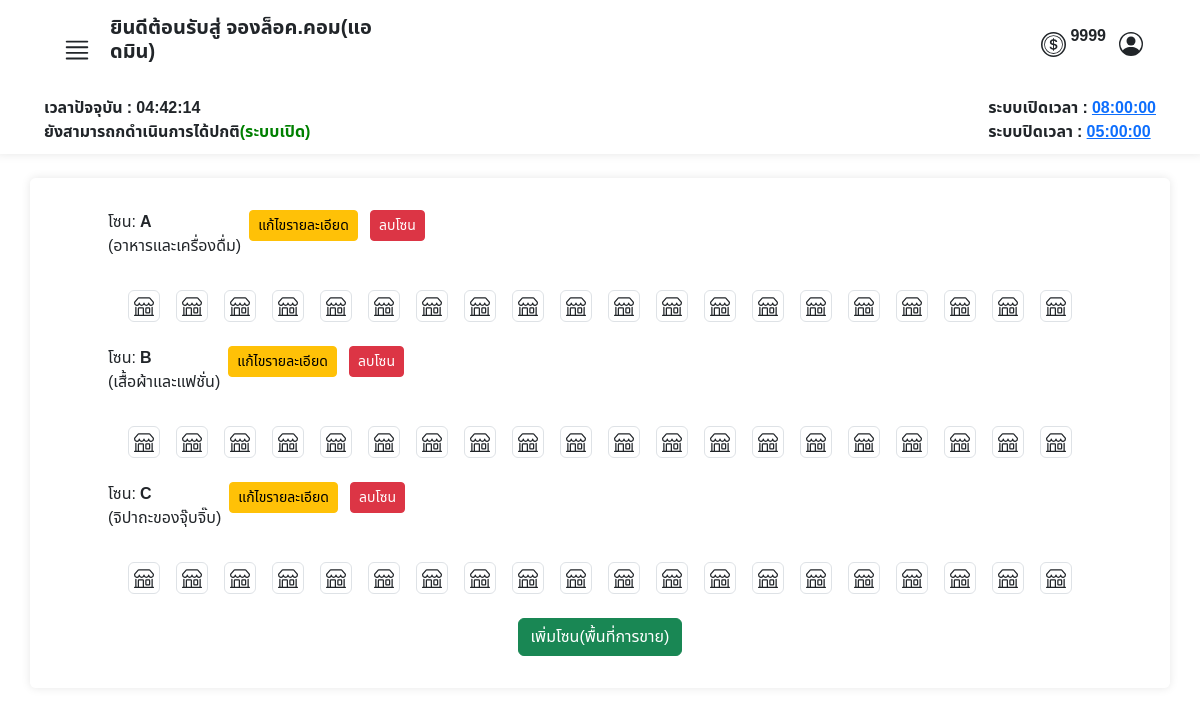
Page /admin/crud_page.php (signed in) on the earlier database version.
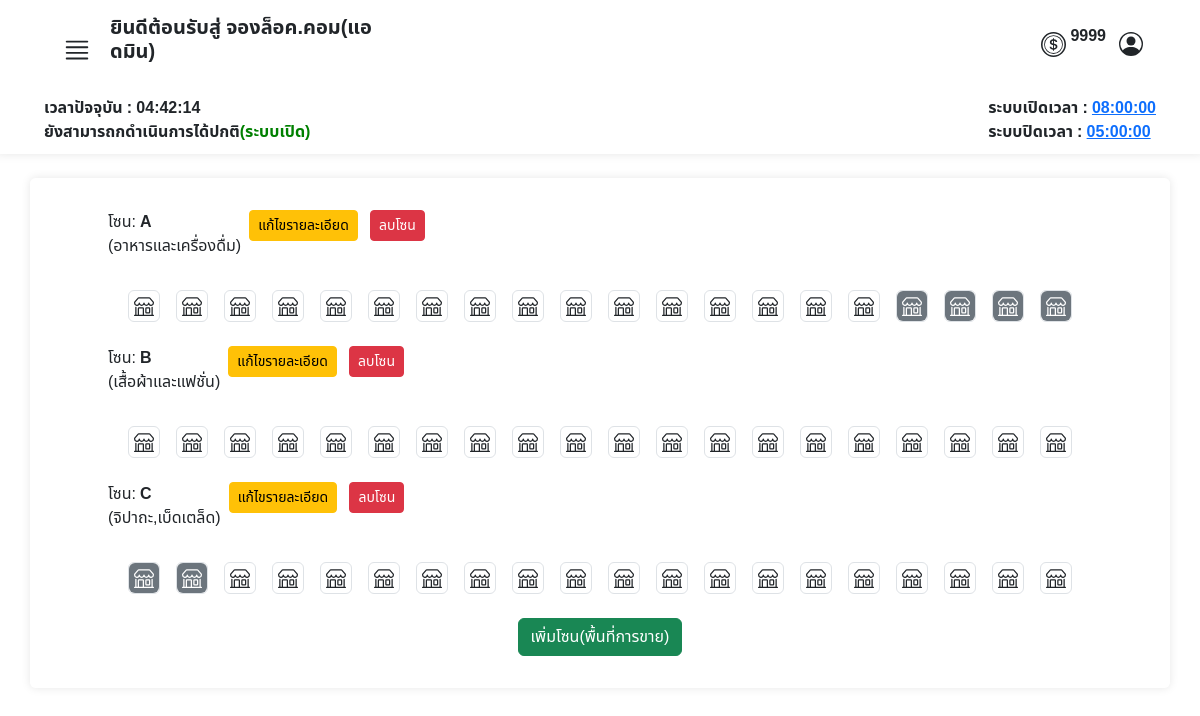
Same page on the later database version.
### tables this page shows
CREATE TABLE `locks` (
  `id_locks` int(11) NOT NULL COMMENT 'ไอดีล็อค',
  `lock_name` varchar(10) NOT NULL COMMENT 'ชื่อเลขล็อต',
  `zone_id` int(3) UNSIGNED ZEROFILL DEFAULT NULL COMMENT 'รหัสประเภทโซน',
  `booking_id` int(10) UNSIGNED ZEROFILL DEFAULT NULL COMMENT 'รหัสการจอง',
  `available` int(3) DEFAULT NULL COMMENT 'สถานะ ว่าง หรือ จองแล้ว '
);

CREATE TABLE `zone_detail` (
  `zone_id` int(3) UNSIGNED ZEROFILL NOT NULL COMMENT 'รหัสโซน',
  `zone_name` varchar(50) NOT NULL COMMENT 'ชื่อโซน',
  `zone_detail` varchar(45) NOT NULL,
  `pricePerDate` float DEFAULT NULL COMMENT 'ราคาต่อวัน',
  `pricePerMonth` float DEFAULT NULL COMMENT 'ราคาต่อเดือน'
);

### admin/crud_page.php (the view, shortened to what the changed rows need)
<!DOCTYPE html>
<html lang="en">
<head>
    <link href="https://cdn.jsdelivr.net/npm/bootstrap@5.3.3/dist/css/bootstrap.min.css" rel="stylesheet">
    <link rel="stylesheet" href="../asset/css/font.css">
</head>
<body>
    <?php
    include('./admin_nav.php');
    ?>
    <div class="container mt-4 bgcolor py-4 rounded">
        <div class="container">
            <div class=" row d-flex justify-content-center align-item-center">
                <div class="col-12 d-flex flex-wrap justify-content-center align-item-center">
                    <?php
                    $sql = "SELECT * FROM zone_detail ORDER BY zone_name";
                    if ($result = $conn->query($sql)) {
                        if ($result->num_rows > 0) {
                            while ($row = $result->fetch_assoc()) {
                                $sql2 = "SELECT COUNT(*) as count FROM locks WHERE zone_id = " . $row["zone_id"];
                                $lockCountResult = $conn->query($sql2);
                                $lockCountRow = $lockCountResult->fetch_assoc();
                                $lockCount = $lockCountRow['count'];
                                echo '
                <div class="mt-2 ">
                   <div class="row ">
                        <div class="col">
                            <div class="d-flex justify-content-start">
                                    <div class="">
                                    <p class="zone_detail"
                                        data-bs-toggle="tooltip"
                                        data-bs-placement="right"
                                        title="รายวัน ' . $row["pricePerDate"] . '฿<br>รายเดือน ' . $row["pricePerMonth"] . '฿">
                                        โซน: <strong>' . $row["zone_name"] . '</strong><br>(' . $row["zone_detail"] . ')
                                    </p>
                                    </div>
                                    <div class="">
                                        <button class="btn btn-sm mx-2 btn-warning edit-btn"
                                            type="button"
                                            data-bs-toggle="modal"
                                            data-bs-target="#EditModal"
                                            data-bs-id="' . $row['zone_id'] . '"
                                            data-bs-name="' . $row['zone_name'] . '"
                                            data-bs-detail="' . $row['zone_detail'] . '"
                                            data-bs-date="' . $row['pricePerDate'] . '"
                                            data-bs-month="' . $row['pricePerMonth'] . '"
                                            data-bs-amount="' . $lockCount . '">
                                        แก้ไขรายละเอียด</button>
                                    <a href="#" class="btn btn-sm btn-danger"
                                        onclick="confirmDelete(\'' . $row['zone_id'] . '\', \'' . addslashes($row['zone_name']) . '\'); return false;">
                                        ลบโซน
                                        </a>
                                    </div>
                            </div>
                    </div>
                </div>
                ';
                                $sql3 = "SELECT * FROM locks WHERE zone_id = " . $row["zone_id"];
                                if ($result3 = $conn->query($sql3)) {
                                    if ($result3->num_rows > 0) {
                                        echo '<div class="d-flex flex-wrap container-md">';
                                        while ($row3 = $result3->fetch_assoc()) {
                                            echo '<div class="mx-2 ">
                                    <p>';
                                            if ($row3["available"] == 0) {
                                                echo '
                                <div class="border rounded " style="text-align: center;">
                                                        <div class="bg-lightt rounded d-flex justify-content-center align-items-center" style="width: 30px; height:30px;">
                                                            <svg xmlns="http://www.w3.org/2000/svg" width="20" height="20" fill="currentColor" class="bi bi-shop" viewBox="0 0 16 16">
                                                                <path d="M2.97 1.35A1 1 0 0 1 3.73 1h8.54a1 1 0 0 1 .76.35l2.609 3.044A1.5 1.5 0 0 1 16 5.37v.255a2.375 2.375 0 0 1-4.25 1.458A2.37 2.37 0 0 1 9.875 8 2.37 2.37 0 0 1 8 7.083 2.37 2.37 0 0 1 6.125 8a2.37 2.37 0 0 1-1.875-.917A2.375 2.375 0 0 1 0 5.625V5.37a1.5 1.5 0 0 1 .361-.976zm1.78 4.275a1.375 1.375 0 0 0 2.75 0 .5.5 0 0 1 1 0 1.375 1.375 0 0 0 2.75 0 .5.5 0 0 1 1 0 1.375 1.375 0 1 0 2.75 0V5.37a.5.5 0 0 0-.12-.325L12.27 2H3.73L1.12 5.045A.5.5 0 0 0 1 5.37v.255a1.375 1.375 0 0 0 2.75 0 .5.5 0 0 1 1 0M1.5 8.5A.5.5 0 0 1 2 9v6h1v-5a1 1 0 0 1 1-1h3a1 1 0 0 1 1 1v5h6V9a.5.5 0 0 1 1 0v6h.5a.5.5 0 0 1 0 1H.5a.5.5 0 0 1 0-1H1V9a.5.5 0 0 1 .5-.5M4 15h3v-5H4zm5-5a1 1 0 0 1 1-1h2a1 1 0 0 1 1 1v3a1 1 0 0 1-1 1h-2a1 1 0 0 1-1-1zm3 0h-2v3h2z" />
                                                            </svg>
                                                        </div>
                                                    </div>';
                                            } else if ($row3["available"] == 1) {
                                                echo '
                            <div class="border rounded d-flex flex-column justify-content-center align-items-center" style="text-align: center;">
                                                        <div class="bg-secondary rounded d-flex justify-content-center align-items-center" style="width: 30px; height:30px; color:white;" >
                                                            <svg xmlns="http://www.w3.org/2000/svg" width="20" height="20" fill="currentColor" class="bi bi-shop" viewBox="0 0 16 16">
                                                                <path d="M2.97 1.35A1 1 0 0 1 3.73 1h8.54a1 1 0 0 1 .76.35l2.609 3.044A1.5 1.5 0 0 1 16 5.37v.255a2.375 2.375 0 0 1-4.25 1.458A2.37 2.37 0 0 1 9.875 8 2.37 2.37 0 0 1 8 7.083 2.37 2.37 0 0 1 6.125 8a2.37 2.37 0 0 1-1.875-.917A2.375 2.375 0 0 1 0 5.625V5.37a1.5 1.5 0 0 1 .361-.976zm1.78 4.275a1.375 1.375 0 0 0 2.75 0 .5.5 0 0 1 1 0 1.375 1.375 0 0 0 2.75 0 .5.5 0 0 1 1 0 1.375 1.375 0 1 0 2.75 0V5.37a.5.5 0 0 0-.12-.325L12.27 2H3.73L1.12 5.045A.5.5 0 0 0 1 5.37v.255a1.375 1.375 0 0 0 2.75 0 .5.5 0 0 1 1 0M1.5 8.5A.5.5 0 0 1 2 9v6h1v-5a1 1 0 0 1 1-1h3a1 1 0 0 1 1 1v5h6V9a.5.5 0 0 1 1 0v6h.5a.5.5 0 0 1 0 1H.5a.5.5 0 0 1 0-1H1V9a.5.5 0 0 1 .5-.5M4 15h3v-5H4zm5-5a1 1 0 0 1 1-1h2a1 1 0 0 1 1 1v3a1 1 0 0 1-1 1h-2a1 1 0 0 1-1-1zm3 0h-2v3h2z" />
                                                            </svg>
                                                        </div>
                                                    </div>';
                                            }
                                            echo '</p>
                                </div>';
                                        }
                                        echo '</div>';
                                    } else {
                                        echo "<p>ยังไม่มีการสร้างข้อมูลพื้นที่การขาย</p>";
                                    }
                                } else {
                                    echo "<p>Error in nested query: " . $conn->error . "</p>";
                                }
                            }
                        } else {
                            echo "<p><strong>ยังไม่มีการสร้างข้อมูลพื้นที่การขาย</strong></p>";
                        }
                    } else {
                        echo "<p>Error in main query: " . $conn->error . "</p>";
                    }
                    ?>
                </div>
            </div>
        </div>
    </div>
    </div>
</body>
</html>

Differences in the rows shown:
changed locks (number 17 of 60 on the later page): available 0 → 1 (drawn)
changed locks (number 18 of 60 on the later page): available 0 → 1 (drawn)
changed locks (number 19 of 60 on the later page): available 0 → 1 (drawn)
changed locks (number 20 of 60 on the later page): available 0 → 1 (drawn)
changed zone_detail: zone_detail "จิปาถะของจุ๊บจิ๊บ" → "จิปาถะ,เบ็ดเตล็ด"
changed locks (number 41 of 60 on the later page): available 0 → 1 (drawn)
changed locks (number 42 of 60 on the later page): available 0 → 1 (drawn)
